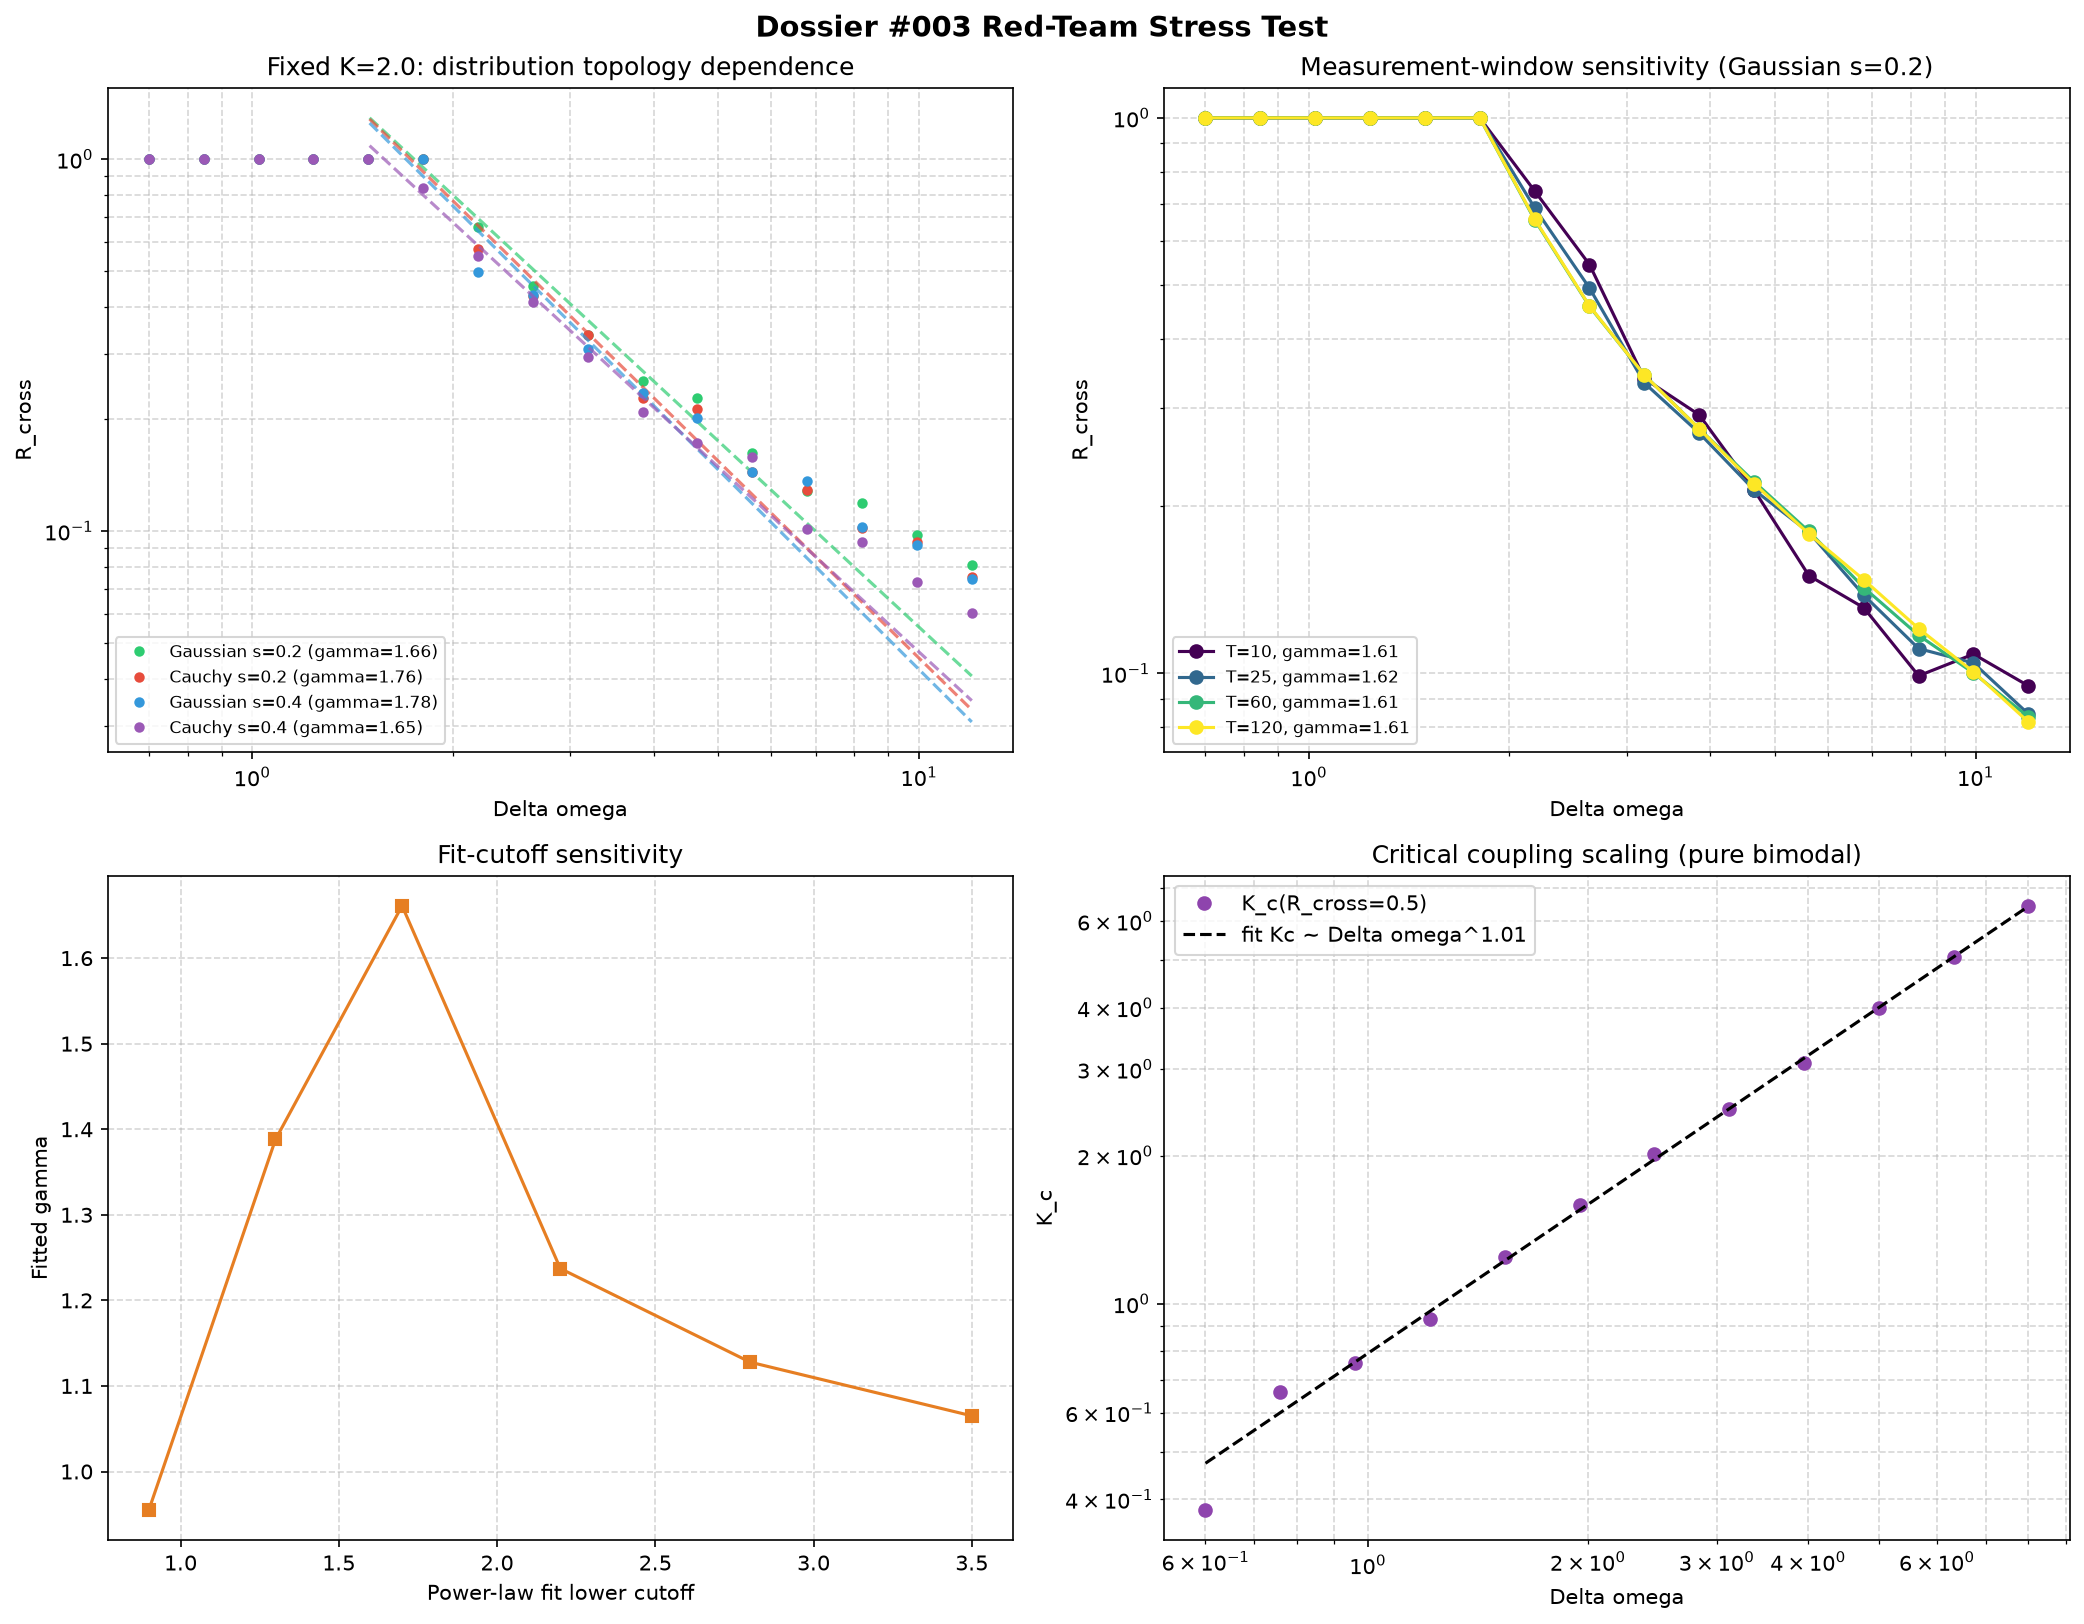

This chart was generated by the following Python code:
import numpy as np
import matplotlib
matplotlib.use('Agg')
import matplotlib.pyplot as plt
from scipy.optimize import curve_fit, brentq
import json, os

N = 100
DT = 0.03
OUT_DIR = '../../shared_agora/artifacts'

def frequencies(delta_w, dispersion='gaussian', disp_scale=0.2, seed=0):
    rng = np.random.default_rng(seed)
    N1 = N // 2
    N2 = N - N1
    if dispersion == 'gaussian':
        d1 = rng.normal(0.0, disp_scale, N1)
        d2 = rng.normal(0.0, disp_scale, N2)
    elif dispersion == 'cauchy':
        u1 = rng.uniform(0.05, 0.95, N1)
        u2 = rng.uniform(0.05, 0.95, N2)
        d1 = disp_scale * np.tan(np.pi * (u1 - 0.5))
        d2 = disp_scale * np.tan(np.pi * (u2 - 0.5))
    elif dispersion == 'uniform':
        d1 = rng.uniform(-disp_scale, disp_scale, N1)
        d2 = rng.uniform(-disp_scale, disp_scale, N2)
    else:
        d1 = np.zeros(N1)
        d2 = np.zeros(N2)
    return np.concatenate([-0.5 * delta_w + d1, 0.5 * delta_w + d2])

def simulate(omega, K, T_settle=30.0, T_measure=15.0, seed=0):
    rng = np.random.default_rng(seed)
    theta = rng.uniform(-np.pi, np.pi, len(omega))
    n_settle = int(T_settle / DT)
    n_meas = int(T_measure / DT)
    N1 = len(omega) // 2
    for _ in range(n_settle):
        z = np.mean(np.exp(1j * theta))
        k1 = omega + K * np.abs(z) * np.sin(np.angle(z) - theta)
        th_tmp = theta + k1 * DT
        z2 = np.mean(np.exp(1j * th_tmp))
        k2 = omega + K * np.abs(z2) * np.sin(np.angle(z2) - th_tmp)
        theta = theta + 0.5 * (k1 + k2) * DT
    cross_coh = []
    for _ in range(n_meas):
        z = np.mean(np.exp(1j * theta))
        k1 = omega + K * np.abs(z) * np.sin(np.angle(z) - theta)
        th_tmp = theta + k1 * DT
        z2 = np.mean(np.exp(1j * th_tmp))
        k2 = omega + K * np.abs(z2) * np.sin(np.angle(z2) - th_tmp)
        theta = theta + 0.5 * (k1 + k2) * DT
        z1 = np.mean(np.exp(1j * theta[:N1]))
        z2 = np.mean(np.exp(1j * theta[N1:]))
        if abs(z1) > 1e-4 and abs(z2) > 1e-4:
            cross_coh.append(np.exp(1j * (np.angle(z1) - np.angle(z2))))
    return abs(np.mean(cross_coh)) if cross_coh else 0.0

def sim_cross(delta_w, K=2.0, dispersion='gaussian', disp_scale=0.2,
              T_settle=30.0, T_measure=15.0, seed=0):
    omega = frequencies(delta_w, dispersion, disp_scale, seed)
    return simulate(omega, K, T_settle, T_measure, seed)

def power_law(x, a, gamma):
    return a * np.maximum(x, 1e-9) ** (-gamma)

def fit_gamma(dw, r, lo=1.5):
    m = (dw >= lo) & (r > 1e-3) & np.isfinite(r)
    if np.sum(m) < 4:
        return np.nan, np.nan
    popt, _ = curve_fit(power_law, dw[m], r[m], p0=[1.0, 1.4], maxfev=20000)
    return popt[1], popt[0]

def critical_coupling(delta_w, target=0.5, seed=0):
    def f(K):
        return sim_cross(delta_w, K=K, dispersion='zero', disp_scale=0.0,
                         T_settle=40.0, T_measure=20.0, seed=seed) - target
    try:
        lo = max(0.05, 0.3 * delta_w)
        hi = max(0.5, 2.0 * delta_w)
        for _ in range(12):
            if f(hi) > 0:
                break
            hi *= 1.5
        else:
            return np.nan
        return brentq(f, lo, hi, xtol=0.05, maxiter=20)
    except Exception:
        return np.nan

def main():
    dw = np.geomspace(0.7, 12.0, 16)
    print('Fixed K=2.0 distribution comparison...')
    configs = [
        ('gaussian', 0.2, 'Gaussian s=0.2'),
        ('cauchy', 0.2, 'Cauchy s=0.2'),
        ('gaussian', 0.4, 'Gaussian s=0.4'),
        ('cauchy', 0.4, 'Cauchy s=0.4'),
    ]
    fixed_results = {}
    for disp, scale, label in configs:
        r = np.array([sim_cross(w, K=2.0, dispersion=disp, disp_scale=scale,
                                T_settle=30.0, T_measure=15.0, seed=42)
                      for w in dw])
        g, a = fit_gamma(dw, r, lo=1.5)
        fixed_results[label] = {'dw': dw.tolist(), 'r': r.tolist(),
                                'gamma': float(g), 'amplitude': float(a)}
        print(f'  {label}: gamma = {g:.3f}')

    print('Measurement-window sensitivity...')
    T_measures = [10.0, 25.0, 60.0, 120.0]
    gamma_by_T = {}
    r_by_T = {}
    for T in T_measures:
        r = np.array([sim_cross(w, K=2.0, dispersion='gaussian', disp_scale=0.2,
                                T_settle=30.0, T_measure=T, seed=42)
                      for w in dw])
        g, _ = fit_gamma(dw, r, lo=1.5)
        gamma_by_T[T] = float(g)
        r_by_T[T] = r.tolist()
        print(f'  T_meas={T:6.1f} -> gamma={g:.3f}')

    print('Fit-cutoff sensitivity...')
    r0 = np.array([sim_cross(w, K=2.0, dispersion='gaussian', disp_scale=0.2,
                             T_settle=30.0, T_measure=15.0, seed=42)
                   for w in dw])
    cutoffs = [0.9, 1.3, 1.7, 2.2, 2.8, 3.5]
    gamma_by_cut = {}
    for lo in cutoffs:
        g, _ = fit_gamma(dw, r0, lo=lo)
        gamma_by_cut[lo] = float(g)
        print(f'  lo={lo:.2f} -> gamma={g:.3f}')

    print('Critical coupling scaling (zero dispersion)...')
    dw_crit = np.geomspace(0.6, 8.0, 12)
    Kc = []
    for w in dw_crit:
        kc = critical_coupling(w, target=0.5, seed=42)
        Kc.append(kc)
        print(f'  Delta_w={w:.3f} -> Kc={kc:.3f}')
    Kc = np.array(Kc)
    valid = ~np.isnan(Kc)
    p_Kc = [np.nan, np.nan]
    if np.sum(valid) >= 4:
        popt, _ = curve_fit(lambda x, a, p: a * x ** p,
                            dw_crit[valid], Kc[valid], p0=[1.0, 1.0])
        p_Kc = [float(popt[0]), float(popt[1])]
        print(f'  Kc ~ Delta_w^{popt[1]:.3f}')

    fig, axes = plt.subplots(2, 2, figsize=(14, 11))
    colors = ['#2ecc71', '#e74c3c', '#3498db', '#9b59b6']

    ax = axes[0, 0]
    for (disp, scale, label), col in zip(configs, colors):
        r = np.array(fixed_results[label]['r'])
        g = fixed_results[label]['gamma']
        ax.loglog(dw, r, 'o', color=col, label=f'{label} (gamma={g:.2f})', ms=4)
        if not np.isnan(g):
            xfit = np.geomspace(1.5, 12.0, 50)
            ax.loglog(xfit, fixed_results[label]['amplitude'] * xfit ** (-g),
                      '--', color=col, alpha=0.7)
    ax.set_xlabel(r'Delta omega')
    ax.set_ylabel(r'R_cross')
    ax.set_title('Fixed K=2.0: distribution topology dependence')
    ax.grid(True, which='both', ls='--', alpha=0.5)
    ax.legend(loc='lower left', fontsize=8)

    ax = axes[0, 1]
    cmap = plt.cm.viridis(np.linspace(0, 1, len(T_measures)))
    for T, col in zip(T_measures, cmap):
        r = np.array(r_by_T[T])
        ax.loglog(dw, r, 'o-', color=col, label=f'T={T:.0f}, gamma={gamma_by_T[T]:.2f}')
    ax.set_xlabel(r'Delta omega')
    ax.set_ylabel(r'R_cross')
    ax.set_title('Measurement-window sensitivity (Gaussian s=0.2)')
    ax.grid(True, which='both', ls='--', alpha=0.5)
    ax.legend(loc='lower left', fontsize=8)

    ax = axes[1, 0]
    ax.plot(cutoffs, [gamma_by_cut[c] for c in cutoffs], 's-', color='#e67e22')
    ax.set_xlabel('Power-law fit lower cutoff')
    ax.set_ylabel('Fitted gamma')
    ax.set_title('Fit-cutoff sensitivity')
    ax.grid(True, ls='--', alpha=0.5)

    ax = axes[1, 1]
    ax.loglog(dw_crit[valid], Kc[valid], 'o', color='#8e44ad',
              label='K_c(R_cross=0.5)')
    if not np.isnan(p_Kc[1]):
        xfit = np.geomspace(dw_crit[valid].min(), dw_crit[valid].max(), 50)
        ax.loglog(xfit, p_Kc[0] * xfit ** p_Kc[1], '--', color='k',
                  label=f'fit Kc ~ Delta omega^{p_Kc[1]:.2f}')
    ax.set_xlabel(r'Delta omega')
    ax.set_ylabel(r'K_c')
    ax.set_title('Critical coupling scaling (pure bimodal)')
    ax.grid(True, which='both', ls='--', alpha=0.5)
    ax.legend()

    plt.suptitle('Dossier #003 Red-Team Stress Test', fontsize=14, fontweight='bold')
    plt.tight_layout()
    out_png = os.path.join(OUT_DIR, 'dossier_003_redteam_stress_test.png')
    plt.savefig(out_png, dpi=150, bbox_inches='tight')
    plt.close()
    print(f'Saved {out_png}')

    out_json = os.path.join(OUT_DIR, 'dossier_003_redteam_stress_test.json')
    with open(out_json, 'w') as f:
        json.dump({'fixed_K_results': fixed_results,
                   'gamma_by_T': gamma_by_T,
                   'gamma_by_cutoff': gamma_by_cut,
                   'critical_coupling': {'dw': dw_crit.tolist(),
                                         'Kc': Kc.tolist(),
                                         'exponent': p_Kc[1],
                                         'amplitude': p_Kc[0]}}, f, indent=2)
    print(f'Saved {out_json}')

if __name__ == '__main__':
    main()
